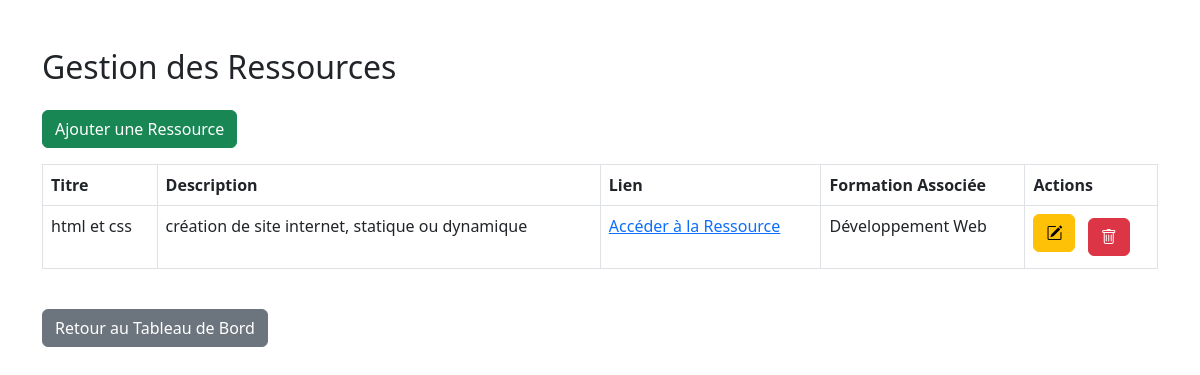
Screenshot of /resources/resources.php (signed in) with the database file from the repository.
### tables this page shows
CREATE TABLE `resources` (
  `id` int(11) NOT NULL,
  `formation_id` int(11) DEFAULT NULL,
  `titre` varchar(255) DEFAULT NULL,
  `description` text DEFAULT NULL,
  `lien` varchar(255) DEFAULT NULL
);

CREATE TABLE `formations` (
  `id` int(11) NOT NULL,
  `titre` varchar(255) NOT NULL,
  `description` text DEFAULT NULL,
  `image_url` varchar(255) DEFAULT NULL,
  `created_at` timestamp NOT NULL DEFAULT current_timestamp(),
  `price` decimal(10,2) NOT NULL DEFAULT 0.00
);

### resources/resources.php (the view, shortened to what this page needs)
<?php
include('../admin/config.php');
$stmt_resources = $pdo->query("SELECT r.id, r.titre, r.description, r.lien, f.titre AS formation_titre FROM resources r
                               LEFT JOIN formations f ON r.formation_id = f.id");
$resources = $stmt_resources->fetchAll();
?>
<!DOCTYPE html>
<html lang="fr">
<head>
    <link rel="stylesheet" href="https://cdn.jsdelivr.net/npm/bootstrap@5.3.0/dist/css/bootstrap.min.css">
    <link rel="stylesheet" href="https://cdnjs.cloudflare.com/ajax/libs/bootstrap-icons/1.9.0/font/bootstrap-icons.min.css">
</head>
<body>
    <div class="container mt-5">
        <h2 class="mb-4">Gestion des Ressources</h2>
        <a href="add_resource.php" class="btn btn-success mb-3">Ajouter une Ressource</a>
        <div class="table-responsive">
            <table class="table table-bordered">
                <thead>
                    <tr>
                        <th>Titre</th>
                        <th>Description</th>
                        <th>Lien</th>
                        <th>Formation Associée</th>
                        <th>Actions</th>
                    </tr>
                </thead>
                <tbody>
                    <?php foreach ($resources as $resource): ?>
                        <tr>
                            <td><?php echo htmlspecialchars($resource['titre']); ?></td>
                            <td><?php echo htmlspecialchars($resource['description']); ?></td>
                            <td><a href="<?php echo htmlspecialchars($resource['lien']); ?>" target="_blank">Accéder à la Ressource</a></td>
                            <td><?php echo htmlspecialchars($resource['formation_titre']); ?></td>
                            <td>
                                <a href="edit_resources.php?id=<?php echo $resource['id']; ?>" class="btn btn-warning me-2 mb-2" title="Modifier"><i class="bi bi-pencil-square"></i></a>
                                <a href="delete_resources.php?id=<?php echo $resource['id']; ?>" class="btn btn-danger" title="Supprimer" onclick="return confirm('Êtes-vous sûr de vouloir supprimer cette ressource ?');"><i class="bi bi-trash"></i></a>
                            </td>
                        </tr>
                    <?php endforeach; ?>
                </tbody>
            </table>
        </div>
        <a href="../admin/dashboard.php" class="btn btn-secondary mt-4">Retour au Tableau de Bord</a>
    </div>
</body>
</html>

### rows the page displays
resources: titre "html et css", description "création de site internet, statique ou dynamique", formation.titre "Développement Web"
